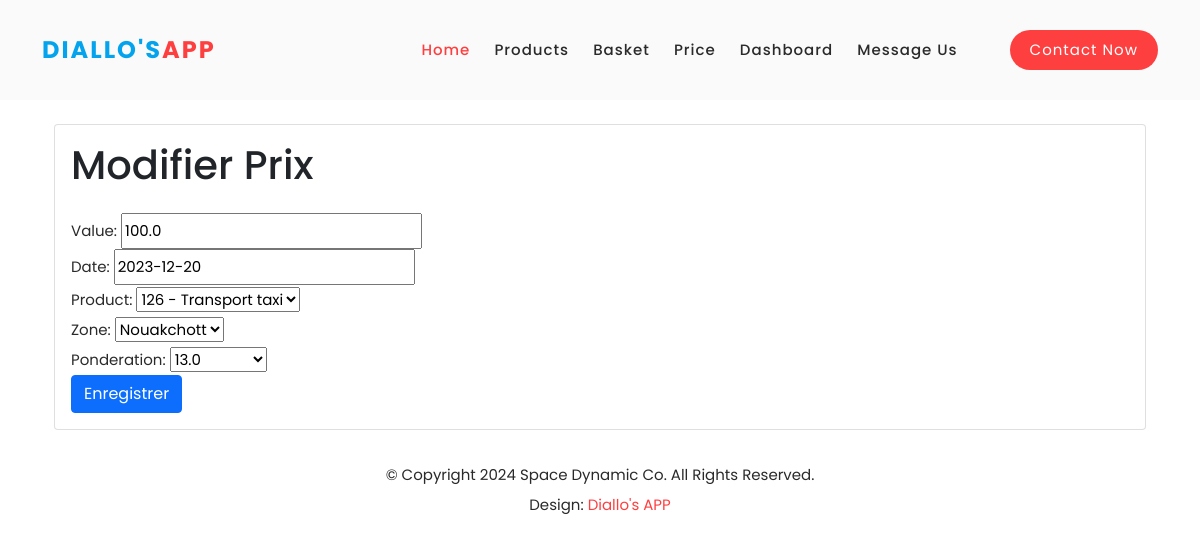
/price/edit/7/, run on an earlier commit of the app's database.
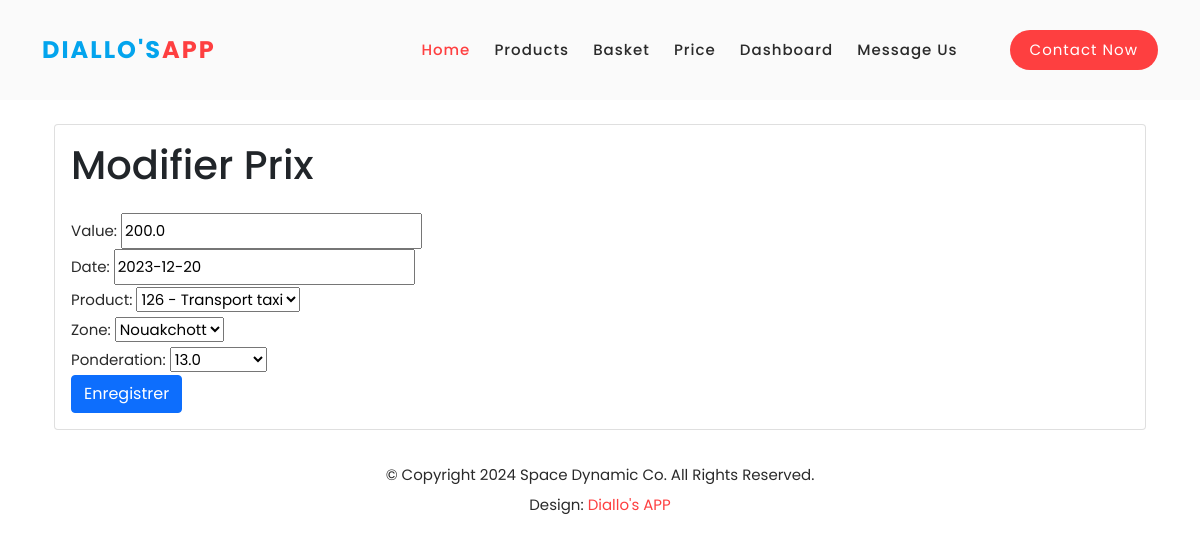
And on a later commit of the database.
### gestion_produits/models.py (models this page shows)
class Price(models.Model):
    DEFAULT_VALUE = 0.0
    value = models.FloatField(default=DEFAULT_VALUE)
    date = models.DateField()
    product = models.ForeignKey(Product, on_delete=models.CASCADE)
    zone = models.ForeignKey(pointvente, on_delete=models.CASCADE)
    ponderation = models.ForeignKey(Ponderation, on_delete=models.CASCADE, null=True, blank=True)
    from import_export import resources

### gestion_produits/views.py (the view)
# urls.py: path('price/edit/<int:pk>/', price_edit, name='price_edit'),
def price_edit(request, pk):
    price = get_object_or_404(Price, pk=pk)
    if request.method == "POST":
        form = PriceForm(request.POST, instance=price)
        if form.is_valid():
            price = form.save()
            return redirect('price_detail', pk=price.pk)
    else:
        form = PriceForm(instance=price)
    return render(request, 'price_edit.html', {'form': form})

### gestion_produits/forms.py
class PriceForm(forms.ModelForm):
    def __init__(self, *args, **kwargs):
        super(PriceForm, self).__init__(*args, **kwargs)
        self.fields['product'].label_from_instance = lambda obj: f'{obj.code_name} - {obj.name}'
    class Meta:
        model = Price
        fields = ['value', 'date', 'product','zone','ponderation']

### gestion_produits/models.py (called while the page is built)
    def __str__(self):
        return f"{self.ponderation} "

    def __str__(self):
        return f"{self.zone} "

### gestion_produits/templates/price_edit.html (shortened to what this page needs)
{% extends 'base.html' %}
{% block content %}
<div class="container mt-5" style="padding-top: 2cm;">
    <div class="card">
        <div class="card-body">
            <h1 class="card-title mb-4">Modifier Prix</h1>
            <form method="post">
                {{ form.as_p }}
                <button type="submit" class="btn btn-primary">Enregistrer</button>
            </form>
        </div>
    </div>
</div>
{% endblock %}

What changed in the data, as far as the page shows it:
changed Price "126 - Transport taxi": value "100.0" → "200.0"
